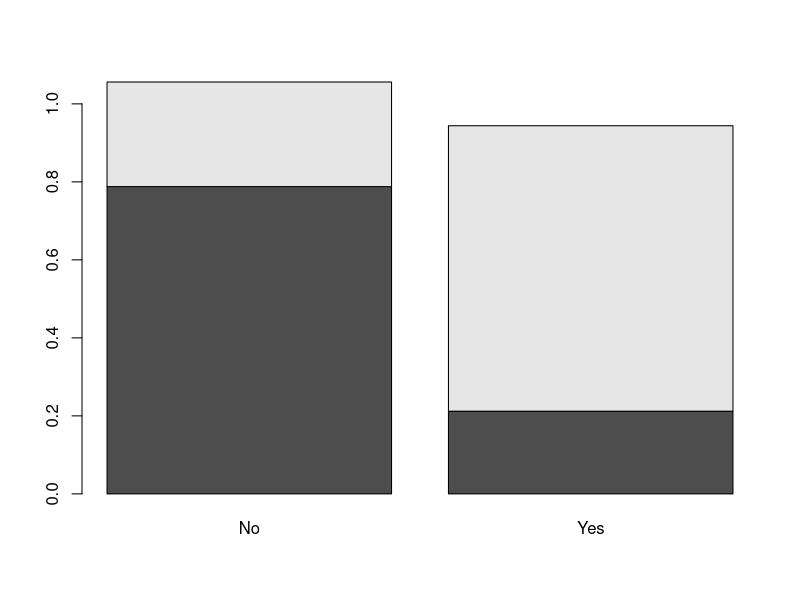
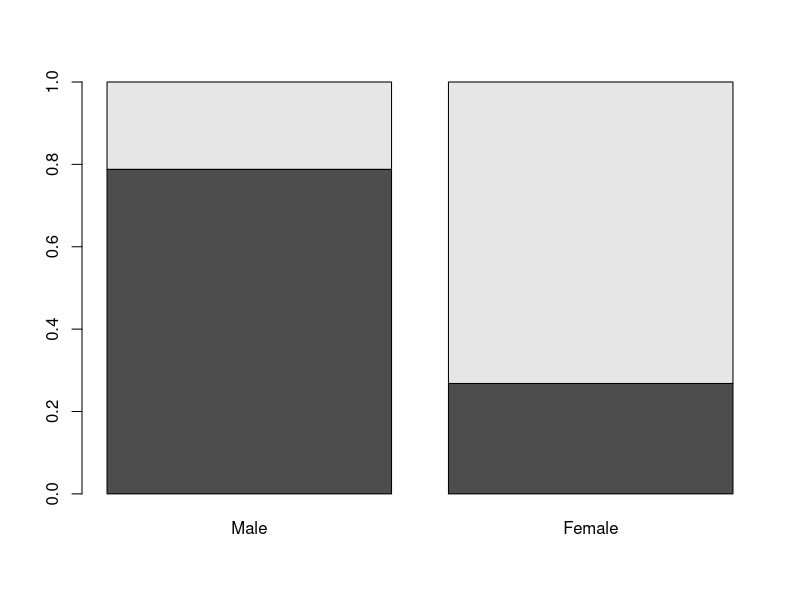
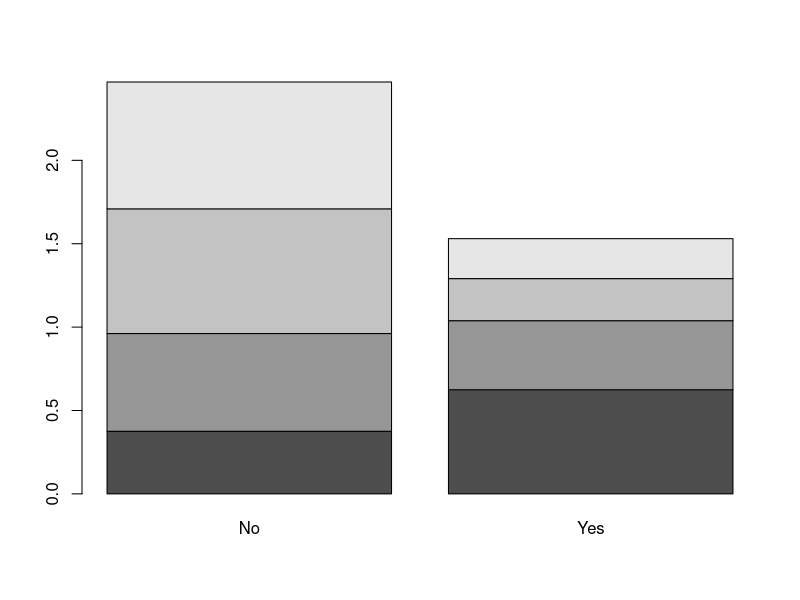
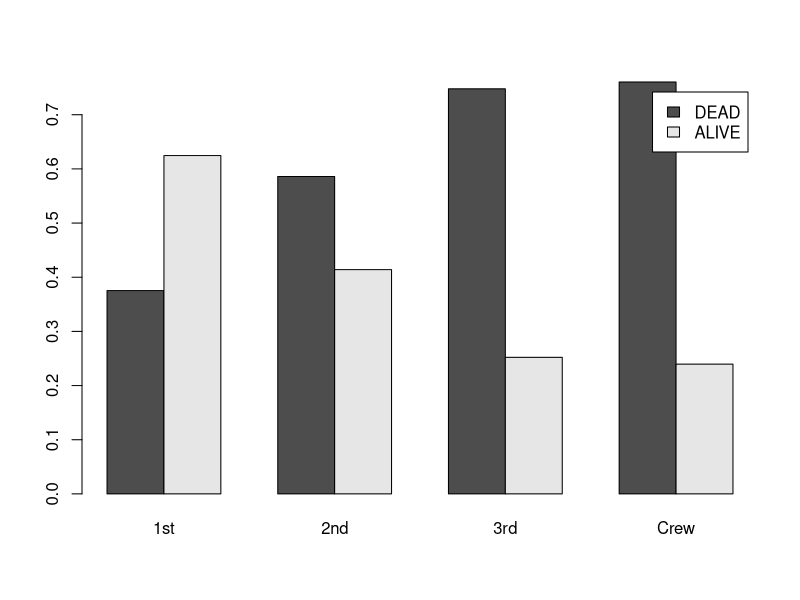

Recreate these plots in R, in order.
# TITANIC DATASET

x <- matrix(1:4, c(2,2))
# sum rows of matrix
apply(x, 1, sum)
# sum cols
apply(x, 2, sum)

# sex and survival
t <- apply(Titanic, c(2, 4), sum)
p <- prop.table(t, 1)

barplot(p,1)
barplot(t(p), 1)

# class and survival
t2 <- apply(Titanic, c(1,4), sum)
p2 <- prop.table(t2, 1)

barplot(p2)
barplot(t(p2), 1, beside=T, legend=c("DEAD", "ALIVE"))


# FUNCTIONS IN R
myfunc = function(a, b) { a + b }

# Random values - throw a dice
# replace = T means with repetition
sample(1:6, replace=T, 10)

# custom probabilities
sample(0:1, replace = T, 10, prob=c(5/6, 1/6))

# week4 problem 1
# throw dice 100 times
sample(1:6, replace=T, 100)

dice <- function(n = 100) {
  # repeat throwing a die 100 times
  s <- sample(1:6, replace=T, n)
  # number of 6s
  return(sum(s==6))
}

throw_dice <- function(n = 10) {
  prob <- 0
  r = rep.int(0, n)
  for ( i in 1 : n ) {
    x = x + dice()
    r[i] = x / (100*i)
  }
 
  plot(1:n, r, type='l', ylim=c(1/4, 1/8))
  abline(h = 1/6, col='red')
  return(r)
}

# problem 2
birthday_problem <- function(p) {
  n <- 0
  prob <- 1
  while(prob > 1 - p ){
    prob <- prob * ((365 - n) / 365)
    n <- n + 1
  }
  
  return(n)
}

# problem 3
tennis_problem <- function(p1, p2) {}

# problem 4
# we are looking for EETET
heads_and_tails_five_times <- function() {
  # 1 is heads, 2 is tails
  s <- sample(1:2, replace=T, 5)
  return(s)
}

number_of_desired_permutation <- function(n=100) {
  count <- 0
  for(i in 1:n) {
    s <- heads_and_tails_five_times()
    if (all(s == c(1, 1, 2, 1, 2))) count <- count + 1
  }
  
  return(count);
}

required_throws <- function() {
  values <- c(0)
  n <- 1
  while(mean(values) < 1) {
    values <- append(number_of_desired_permutation(n), values)
    n <- n + 1
  }
  
  return(n)
}

mean_required_throws <- function(n = 100) {
  values <- c()
  for (i in 1:n) {
    values <- append(required_throws(), values)
  }
  
  return(mean(values))
}